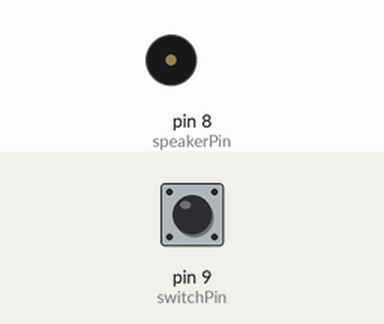
Recording of a sketch running on a simulated Arduino Uno, built with avr-gcc and run on an emulated ATmega328P. Shown: buzzer (waves = sounding). The inputs (shaded band) are chosen by the test bench; at power-on: pin 9 (switchPin) LOW.

Above: at 1.2 s.
1.3 s: pin 9 (switchPin) pulled HIGH for 3.2 s
At 2.2 s:
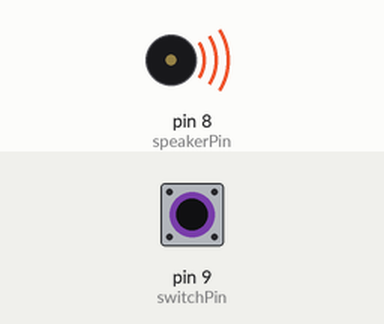
7.5 s: pin 9 (switchPin) pulled HIGH for 0.15 s
At 10.4 s:
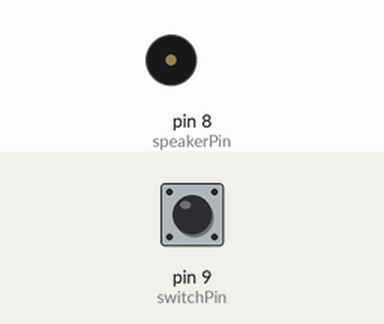
10.6 s: pin 9 (switchPin) pulled HIGH for 1 s
At 11.7 s:
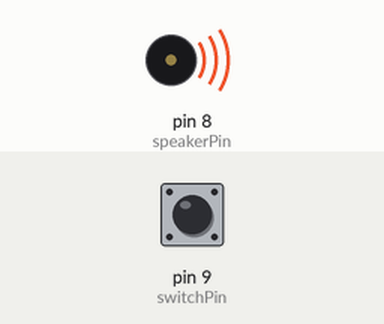
Timing chart, 0 to 14.5 s (numbered marks = the images above; inputs shaded):
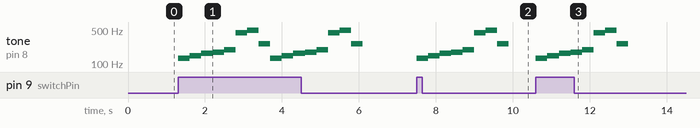

Measured:
- after the input at 1.3 s, tone on pin 8 (speakerPin): plays 131 Hz for 0.30 s, 147 Hz for 0.30 s, 165 Hz for 0.30 s, 175 Hz for 0.30 s, 196 Hz for 0.30 s, 440 Hz for 0.30 s … (16 notes in this stretch), starting at once
- after the input at 7.5 s, tone on pin 8 (speakerPin): plays 131 Hz for 0.30 s, 147 Hz for 0.30 s, 165 Hz for 0.30 s, 175 Hz for 0.30 s, 196 Hz for 0.30 s, 440 Hz for 0.30 s … (8 notes in this stretch), starting at once
- after the input at 10.6 s, tone on pin 8 (speakerPin): plays 131 Hz for 0.30 s, 147 Hz for 0.30 s, 165 Hz for 0.30 s, 175 Hz for 0.30 s, 196 Hz for 0.30 s, 440 Hz for 0.30 s … (8 notes in this stretch), starting at once

The sketch:

step2_sound.ino
```cpp
/*
 * Sound
 *
 * Circuit: speaker or piezo on pin 8
 *          Switch on pin 9
 */

#include "pitches.h" // use information in another file

int speakerPin = 8; // variable for speaker pin
int switchPin = 9; // variable for switch pin

// array of pitches to be played
int song[] = {
  NOTE_C3, NOTE_D3, NOTE_E3, NOTE_F3, NOTE_G3, NOTE_A4, NOTE_B4, NOTE_C4
};

int numNotes = 8; // number of notes in the song

// setup() will be called once at the beginning
void setup() {

    // set that the switch pin will be an input
  pinMode(switchPin, INPUT);

}

// loop() will be called repeatedly after setup() is done
void loop() {
  // read the value on the switch
  int switchValue = digitalRead(switchPin);

  // if the value is 1
  if(switchValue == 1) {
    // play the song note by note using a for loop
    for(int i=0; i<numNotes; i++) {
      // store the value stored in the array in a variable
      int note = song[i];

      // play the note using tone
      // first argument: the pin the speaker is connected to
      // second argument: the note to play
      // third argument: how long to play the note
      tone(speakerPin, note, 300);
      // pause long enough so the full note is played
      delay(300);
    }
  }
}
```

pitches.h
```cpp
/*************************************************
 * Public Constants
 *************************************************/

#define NOTE_B0  31
#define NOTE_C1  33
#define NOTE_CS1 35
#define NOTE_D1  37
#define NOTE_DS1 39
#define NOTE_E1  41
#define NOTE_F1  44
#define NOTE_FS1 46
#define NOTE_G1  49
#define NOTE_GS1 52
#define NOTE_A1  55
#define NOTE_AS1 58
#define NOTE_B1  62
#define NOTE_C2  65
#define NOTE_CS2 69
#define NOTE_D2  73
#define NOTE_DS2 78
#define NOTE_E2  82
#define NOTE_F2  87
#define NOTE_FS2 93
#define NOTE_G2  98
#define NOTE_GS2 104
#define NOTE_A2  110
#define NOTE_AS2 117
#define NOTE_B2  123
#define NOTE_C3  131
#define NOTE_CS3 139
#define NOTE_D3  147
#define NOTE_DS3 156
#define NOTE_E3  165
#define NOTE_F3  175
#define NOTE_FS3 185
#define NOTE_G3  196
#define NOTE_GS3 208
#define NOTE_A3  220
#define NOTE_AS3 233
#define NOTE_B3  247
#define NOTE_C4  262
#define NOTE_CS4 277
#define NOTE_D4  294
#define NOTE_DS4 311
#define NOTE_E4  330
#define NOTE_F4  349
#define NOTE_FS4 370
#define NOTE_G4  392
#define NOTE_GS4 415
#define NOTE_A4  440
#define NOTE_AS4 466
#define NOTE_B4  494
#define NOTE_C5  523
#define NOTE_CS5 554
#define NOTE_D5  587
#define NOTE_DS5 622
#define NOTE_E5  659
#define NOTE_F5  698
#define NOTE_FS5 740
#define NOTE_G5  784
#define NOTE_GS5 831
#define NOTE_A5  880
#define NOTE_AS5 932
#define NOTE_B5  988
#define NOTE_C6  1047
#define NOTE_CS6 1109
#define NOTE_D6  1175
#define NOTE_DS6 1245
#define NOTE_E6  1319
#define NOTE_F6  1397
#define NOTE_FS6 1480
#define NOTE_G6  1568
#define NOTE_GS6 1661
#define NOTE_A6  1760
#define NOTE_AS6 1865
#define NOTE_B6  1976
#define NOTE_C7  2093
#define NOTE_CS7 2217
#define NOTE_D7  2349
#define NOTE_DS7 2489
#define NOTE_E7  2637
#define NOTE_F7  2794
#define NOTE_FS7 2960
#define NOTE_G7  3136
#define NOTE_GS7 3322
#define NOTE_A7  3520
#define NOTE_AS7 3729
#define NOTE_B7  3951
#define NOTE_C8  4186
#define NOTE_CS8 4435
#define NOTE_D8  4699
#define NOTE_DS8 4978
```
